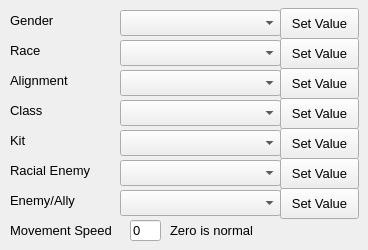
     <widget class="QWidget" name="tabCharacteristics">
      <attribute name="title">
       <string>Characteristics</string>
      </attribute>
      <widget class="QLabel" name="labelGender">
       <property name="geometry">
        <rect>
         <x>10</x>
         <y>10</y>
         <width>111</width>
         <height>21</height>
        </rect>
       </property>
       <property name="font">
        <font>
         <pointsize>10</pointsize>
        </font>
       </property>
       <property name="text">
        <string>Gender</string>
       </property>
      </widget>
      <widget class="QLabel" name="labelGenderRace">
       <property name="geometry">
        <rect>
         <x>10</x>
         <y>40</y>
         <width>111</width>
         <height>21</height>
        </rect>
       </property>
       <property name="font">
        <font>
         <pointsize>10</pointsize>
        </font>
       </property>
       <property name="text">
        <string>Race</string>
       </property>
      </widget>
      <widget class="QLabel" name="labelGenderAlignment">
       <property name="geometry">
        <rect>
         <x>10</x>
         <y>70</y>
         <width>111</width>
         <height>21</height>
        </rect>
       </property>
       <property name="font">
        <font>
         <pointsize>10</pointsize>
        </font>
       </property>
       <property name="text">
        <string>Alignment</string>
       </property>
      </widget>
      <widget class="QLabel" name="labelGenderClass">
       <property name="geometry">
        <rect>
         <x>10</x>
         <y>100</y>
         <width>111</width>
         <height>21</height>
        </rect>
       </property>
       <property name="font">
        <font>
         <pointsize>10</pointsize>
        </font>
       </property>
       <property name="text">
        <string>Class</string>
       </property>
      </widget>
      <widget class="QLabel" name="labelGenderKit">
       <property name="geometry">
        <rect>
         <x>10</x>
         <y>130</y>
         <width>111</width>
         <height>21</height>
        </rect>
       </property>
       <property name="font">
        <font>
         <pointsize>10</pointsize>
        </font>
       </property>
       <property name="text">
        <string>Kit</string>
       </property>
      </widget>
      <widget class="QLabel" name="labelGenderRacialEnemy">
       <property name="geometry">
        <rect>
         <x>10</x>
         <y>160</y>
         <width>111</width>
         <height>21</height>
        </rect>
       </property>
       <property name="font">
        <font>
         <pointsize>10</pointsize>
        </font>
       </property>
       <property name="text">
        <string>Racial Enemy</string>
       </property>
      </widget>
      <widget class="QLabel" name="labelGenderEnemyAlly">
       <property name="geometry">
        <rect>
         <x>10</x>
         <y>190</y>
         <width>111</width>
         <height>21</height>
        </rect>
       </property>
       <property name="font">
        <font>
         <pointsize>10</pointsize>
        </font>
       </property>
       <property name="text">
        <string>Enemy/Ally</string>
       </property>
      </widget>
      <widget class="QLabel" name="labelGenderMovementSpeed">
       <property name="geometry">
        <rect>
         <x>10</x>
         <y>220</y>
         <width>111</width>
         <height>21</height>
        </rect>
       </property>
       <property name="font">
        <font>
         <pointsize>10</pointsize>
        </font>
       </property>
       <property name="text">
        <string>Movement Speed</string>
       </property>
      </widget>
      <widget class="QComboBox" name="comboBoxGender">
       <property name="geometry">
        <rect>
         <x>120</x>
         <y>10</y>
         <width>161</width>
         <height>26</height>
        </rect>
       </property>
       <property name="font">
        <font>
         <pointsize>10</pointsize>
        </font>
       </property>
       <property name="insertPolicy">
        <enum>QComboBox::InsertAlphabetically</enum>
       </property>
      </widget>
      <widget class="QPushButton" name="pushButtonGender">
       <property name="geometry">
        <rect>
         <x>280</x>
         <y>8</y>
         <width>79</width>
         <height>31</height>
        </rect>
       </property>
       <property name="font">
        <font>
         <pointsize>10</pointsize>
        </font>
       </property>
       <property name="text">
        <string>Set Value</string>
       </property>
      </widget>
      <widget class="QComboBox" name="comboBoxRace">
       <property name="geometry">
        <rect>
         <x>120</x>
         <y>40</y>
         <width>161</width>
         <height>26</height>
        </rect>
       </property>
       <property name="font">
        <font>
         <pointsize>10</pointsize>
        </font>
       </property>
      </widget>
      <widget class="QComboBox" name="comboBoxAlignment">
       <property name="geometry">
        <rect>
         <x>120</x>
         <y>70</y>
         <width>161</width>
         <height>26</height>
        </rect>
       </property>
       <property name="font">
        <font>
         <pointsize>10</pointsize>
        </font>
       </property>
      </widget>
      <widget class="QComboBox" name="comboBoxClass">
       <property name="geometry">
        <rect>
         <x>120</x>
         <y>100</y>
         <width>161</width>
         <height>26</height>
        </rect>
       </property>
       <property name="font">
        <font>
         <pointsize>10</pointsize>
        </font>
       </property>
      </widget>
      <widget class="QComboBox" name="comboBoxKit">
       <property name="geometry">
        <rect>
         <x>120</x>
         <y>130</y>
         <width>161</width>
         <height>26</height>
        </rect>
       </property>
       <property name="font">
        <font>
         <pointsize>10</pointsize>
        </font>
       </property>
      </widget>
      <widget class="QComboBox" name="comboBoxRacialEnemy">
       <property name="geometry">
        <rect>
         <x>120</x>
         <y>160</y>
         <width>161</width>
         <height>26</height>
        </rect>
       </property>
       <property name="font">
        <font>
         <pointsize>10</pointsize>
        </font>
       </property>
      </widget>
      <widget class="QPushButton" name="pushButtonRace">
       <property name="geometry">
        <rect>
         <x>280</x>
         <y>38</y>
         <width>79</width>
         <height>31</height>
        </rect>
       </property>
       <property name="font">
        <font>
         <pointsize>10</pointsize>
        </font>
       </property>
       <property name="text">
        <string>Set Value</string>
       </property>
      </widget>
      <widget class="QPushButton" name="pushButtonAlignment">
       <property name="geometry">
        <rect>
         <x>280</x>
         <y>68</y>
         <width>79</width>
         <height>31</height>
        </rect>
       </property>
       <property name="font">
        <font>
         <pointsize>10</pointsize>
        </font>
       </property>
       <property name="text">
        <string>Set Value</string>
       </property>
      </widget>
      <widget class="QPushButton" name="pushButtonClass">
       <property name="geometry">
        <rect>
         <x>280</x>
         <y>98</y>
         <width>79</width>
         <height>31</height>
        </rect>
       </property>
       <property name="font">
        <font>
         <pointsize>10</pointsize>
        </font>
       </property>
       <property name="text">
        <string>Set Value</string>
       </property>
      </widget>
      <widget class="QPushButton" name="pushButtonKit">
       <property name="geometry">
        <rect>
         <x>280</x>
         <y>128</y>
         <width>79</width>
         <height>31</height>
        </rect>
       </property>
       <property name="font">
        <font>
         <pointsize>10</pointsize>
        </font>
       </property>
       <property name="text">
        <string>Set Value</string>
       </property>
      </widget>
      <widget class="QPushButton" name="pushButtonRacialEnemy">
       <property name="geometry">
        <rect>
         <x>280</x>
         <y>158</y>
         <width>79</width>
         <height>31</height>
        </rect>
       </property>
       <property name="font">
        <font>
         <pointsize>10</pointsize>
        </font>
       </property>
       <property name="text">
        <string>Set Value</string>
       </property>
      </widget>
      <widget class="QComboBox" name="comboBoxEnemyAlly">
       <property name="geometry">
        <rect>
         <x>120</x>
         <y>190</y>
         <width>161</width>
         <height>26</height>
        </rect>
       </property>
       <property name="font">
        <font>
         <pointsize>10</pointsize>
        </font>
       </property>
      </widget>
      <widget class="QPushButton" name="pushButtonEnemyAlly">
       <property name="geometry">
        <rect>
         <x>280</x>
         <y>188</y>
         <width>79</width>
         <height>31</height>
        </rect>
       </property>
       <property name="font">
        <font>
         <pointsize>10</pointsize>
        </font>
       </property>
       <property name="text">
        <string>Set Value</string>
       </property>
      </widget>
      <widget class="QLineEdit" name="lineMovementSpeed">
       <property name="geometry">
        <rect>
         <x>130</x>
         <y>220</y>
         <width>31</width>
         <height>21</height>
        </rect>
       </property>
       <property name="font">
        <font>
         <pointsize>10</pointsize>
        </font>
       </property>
       <property name="text">
        <string>0</string>
       </property>
      </widget>
      <widget class="QLabel" name="labelZeroIsNormal">
       <property name="geometry">
        <rect>
         <x>170</x>
         <y>220</y>
         <width>171</width>
         <height>21</height>
        </rect>
       </property>
       <property name="font">
        <font>
         <pointsize>10</pointsize>
        </font>
       </property>
       <property name="text">
        <string>Zero is normal</string>
       </property>
      </widget>
     </widget>
